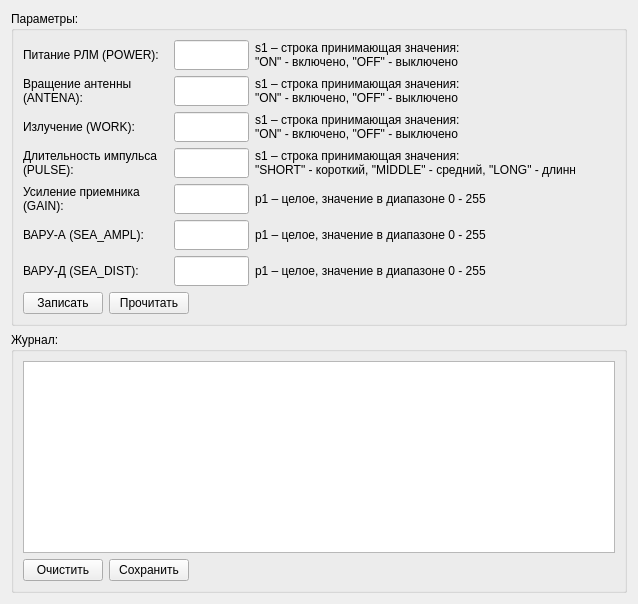
      <widget class="QWidget" name="RlmTab">
       <attribute name="title">
        <string>rlm (Состояние РЛС)</string>
       </attribute>
       <layout class="QVBoxLayout" name="verticalLayout_7">
        <item>
         <widget class="QGroupBox" name="rlmParamsGroupBox">
          <property name="title">
           <string>Параметры:</string>
          </property>
          <layout class="QVBoxLayout" name="verticalLayout">
           <item>
            <layout class="QHBoxLayout" name="rlmPowerLayout">
             <item>
              <widget class="QLabel" name="rlmPowerLabel">
               <property name="minimumSize">
                <size>
                 <width>145</width>
                 <height>30</height>
                </size>
               </property>
               <property name="maximumSize">
                <size>
                 <width>145</width>
                 <height>30</height>
                </size>
               </property>
               <property name="text">
                <string>Питание РЛМ (POWER):</string>
               </property>
              </widget>
             </item>
             <item>
              <widget class="QLineEdit" name="rlmPowerVal">
               <property name="minimumSize">
                <size>
                 <width>75</width>
                 <height>30</height>
                </size>
               </property>
               <property name="maximumSize">
                <size>
                 <width>75</width>
                 <height>30</height>
                </size>
               </property>
              </widget>
             </item>
             <item>
              <widget class="QLabel" name="rlmPowerDescr">
               <property name="minimumSize">
                <size>
                 <width>320</width>
                 <height>30</height>
                </size>
               </property>
               <property name="maximumSize">
                <size>
                 <width>320</width>
                 <height>30</height>
                </size>
               </property>
               <property name="text">
                <string>s1 – строка принимающая значения:
&quot;ON&quot; - включено, &quot;OFF&quot; - выключено</string>
               </property>
              </widget>
             </item>
             <item>
              <spacer name="rlmPowerSpacer">
               <property name="orientation">
                <enum>Qt::Horizontal</enum>
               </property>
               <property name="sizeHint" stdset="0">
                <size>
                 <width>40</width>
                 <height>20</height>
                </size>
               </property>
              </spacer>
             </item>
            </layout>
           </item>
           <item>
            <layout class="QHBoxLayout" name="rlmAntenaLayout">
             <item>
              <widget class="QLabel" name="rlmAntenaLabel">
               <property name="minimumSize">
                <size>
                 <width>145</width>
                 <height>30</height>
                </size>
               </property>
               <property name="maximumSize">
                <size>
                 <width>145</width>
                 <height>30</height>
                </size>
               </property>
               <property name="text">
                <string>Вращение антенны
(ANTENA):</string>
               </property>
              </widget>
             </item>
             <item>
              <widget class="QLineEdit" name="rlmAntenaVal">
               <property name="minimumSize">
                <size>
                 <width>75</width>
                 <height>30</height>
                </size>
               </property>
               <property name="maximumSize">
                <size>
                 <width>75</width>
                 <height>30</height>
                </size>
               </property>
              </widget>
             </item>
             <item>
              <widget class="QLabel" name="rlmAntenaDescr">
               <property name="minimumSize">
                <size>
                 <width>320</width>
                 <height>30</height>
                </size>
               </property>
               <property name="maximumSize">
                <size>
                 <width>320</width>
                 <height>30</height>
                </size>
               </property>
               <property name="text">
                <string>s1 – строка принимающая значения:
&quot;ON&quot; - включено, &quot;OFF&quot; - выключено</string>
               </property>
              </widget>
             </item>
             <item>
              <spacer name="rlmAntenaSpacer">
               <property name="orientation">
                <enum>Qt::Horizontal</enum>
               </property>
               <property name="sizeHint" stdset="0">
                <size>
                 <width>40</width>
                 <height>20</height>
                </size>
               </property>
              </spacer>
             </item>
            </layout>
           </item>
           <item>
            <layout class="QHBoxLayout" name="rlmWorkLayout">
             <item>
              <widget class="QLabel" name="rlmWorkLabel">
               <property name="minimumSize">
                <size>
                 <width>145</width>
                 <height>30</height>
                </size>
               </property>
               <property name="maximumSize">
                <size>
                 <width>145</width>
                 <height>30</height>
                </size>
               </property>
               <property name="text">
                <string>Излучение (WORK):</string>
               </property>
              </widget>
             </item>
             <item>
              <widget class="QLineEdit" name="rlmWorkVal">
               <property name="minimumSize">
                <size>
                 <width>75</width>
                 <height>30</height>
                </size>
               </property>
               <property name="maximumSize">
                <size>
                 <width>75</width>
                 <height>30</height>
                </size>
               </property>
              </widget>
             </item>
             <item>
              <widget class="QLabel" name="rlmWorkDescr">
               <property name="minimumSize">
                <size>
                 <width>320</width>
                 <height>30</height>
                </size>
               </property>
               <property name="maximumSize">
                <size>
                 <width>320</width>
                 <height>30</height>
                </size>
               </property>
               <property name="text">
                <string>s1 – строка принимающая значения:
&quot;ON&quot; - включено, &quot;OFF&quot; - выключено</string>
               </property>
              </widget>
             </item>
             <item>
              <spacer name="rlmWorkSpacer">
               <property name="orientation">
                <enum>Qt::Horizontal</enum>
               </property>
               <property name="sizeHint" stdset="0">
                <size>
                 <width>40</width>
                 <height>20</height>
                </size>
               </property>
              </spacer>
             </item>
            </layout>
           </item>
           <item>
            <layout class="QHBoxLayout" name="rlmPulseLayout">
             <item>
              <widget class="QLabel" name="rlmPulseLabel">
               <property name="minimumSize">
                <size>
                 <width>145</width>
                 <height>30</height>
                </size>
               </property>
               <property name="maximumSize">
                <size>
                 <width>145</width>
                 <height>30</height>
                </size>
               </property>
               <property name="text">
                <string>Длительность импульса
(PULSE):</string>
               </property>
              </widget>
             </item>
             <item>
              <widget class="QLineEdit" name="rlmPulseVal">
               <property name="minimumSize">
                <size>
                 <width>75</width>
                 <height>30</height>
                </size>
               </property>
               <property name="maximumSize">
                <size>
                 <width>75</width>
                 <height>30</height>
                </size>
               </property>
              </widget>
             </item>
             <item>
              <widget class="QLabel" name="rlmPulseDescr">
               <property name="minimumSize">
                <size>
                 <width>320</width>
                 <height>30</height>
                </size>
               </property>
               <property name="maximumSize">
                <size>
                 <width>320</width>
                 <height>30</height>
                </size>
               </property>
               <property name="text">
                <string>s1 – строка принимающая значения:
&quot;SHORT&quot; - короткий, &quot;MIDDLE&quot; - средний, &quot;LONG&quot; - длинный</string>
               </property>
              </widget>
             </item>
             <item>
              <spacer name="rlmPulseSpacer">
               <property name="orientation">
                <enum>Qt::Horizontal</enum>
               </property>
               <property name="sizeHint" stdset="0">
                <size>
                 <width>40</width>
                 <height>20</height>
                </size>
               </property>
              </spacer>
             </item>
            </layout>
           </item>
           <item>
            <layout class="QHBoxLayout" name="rlmGainLayout">
             <item>
              <widget class="QLabel" name="rlmGainLabel">
               <property name="minimumSize">
                <size>
                 <width>145</width>
                 <height>30</height>
                </size>
               </property>
               <property name="maximumSize">
                <size>
                 <width>145</width>
                 <height>30</height>
                </size>
               </property>
               <property name="text">
                <string>Усиление приемника
(GAIN):</string>
               </property>
              </widget>
             </item>
             <item>
              <widget class="QLineEdit" name="rlmGainVal">
               <property name="minimumSize">
                <size>
                 <width>75</width>
                 <height>30</height>
                </size>
               </property>
               <property name="maximumSize">
                <size>
                 <width>75</width>
                 <height>30</height>
                </size>
               </property>
              </widget>
             </item>
             <item>
              <widget class="QLabel" name="rlmGainDescr">
               <property name="minimumSize">
                <size>
                 <width>320</width>
                 <height>30</height>
                </size>
               </property>
               <property name="maximumSize">
                <size>
                 <width>320</width>
                 <height>30</height>
                </size>
               </property>
               <property name="text">
                <string>p1 – целое, значение в диапазоне 0 - 255</string>
               </property>
              </widget>
             </item>
             <item>
              <spacer name="rlmGainSpacer">
               <property name="orientation">
                <enum>Qt::Horizontal</enum>
               </property>
               <property name="sizeHint" stdset="0">
                <size>
                 <width>40</width>
                 <height>20</height>
                </size>
               </property>
              </spacer>
             </item>
            </layout>
           </item>
           <item>
            <layout class="QHBoxLayout" name="rlmSeaAmplLayout">
             <item>
              <widget class="QLabel" name="rlmSeaAmplLabel">
               <property name="minimumSize">
                <size>
                 <width>145</width>
                 <height>30</height>
                </size>
               </property>
               <property name="maximumSize">
                <size>
                 <width>145</width>
                 <height>30</height>
                </size>
               </property>
               <property name="text">
                <string>ВАРУ-А (SEA_AMPL):</string>
               </property>
              </widget>
             </item>
             <item>
              <widget class="QLineEdit" name="rlmSeaAmplVal">
               <property name="minimumSize">
                <size>
                 <width>75</width>
                 <height>30</height>
                </size>
               </property>
               <property name="maximumSize">
                <size>
                 <width>75</width>
                 <height>30</height>
                </size>
               </property>
              </widget>
             </item>
             <item>
              <widget class="QLabel" name="rlmSeaAmplDescr">
               <property name="minimumSize">
                <size>
                 <width>320</width>
                 <height>30</height>
                </size>
               </property>
               <property name="maximumSize">
                <size>
                 <width>320</width>
                 <height>30</height>
                </size>
               </property>
               <property name="text">
                <string>p1 – целое, значение в диапазоне 0 - 255</string>
               </property>
              </widget>
             </item>
             <item>
              <spacer name="rlmSeaAmplSpacer">
               <property name="orientation">
                <enum>Qt::Horizontal</enum>
               </property>
               <property name="sizeHint" stdset="0">
                <size>
                 <width>40</width>
                 <height>20</height>
                </size>
               </property>
              </spacer>
             </item>
            </layout>
           </item>
           <item>
            <layout class="QHBoxLayout" name="rlmSeaDistLayout">
             <item>
              <widget class="QLabel" name="rlmSeaDistLabel">
               <property name="minimumSize">
                <size>
                 <width>145</width>
                 <height>30</height>
                </size>
               </property>
               <property name="maximumSize">
                <size>
                 <width>145</width>
                 <height>30</height>
                </size>
               </property>
               <property name="text">
                <string>ВАРУ-Д (SEA_DIST):</string>
               </property>
              </widget>
             </item>
             <item>
              <widget class="QLineEdit" name="rlmSeaDistVal">
               <property name="minimumSize">
                <size>
                 <width>75</width>
                 <height>30</height>
                </size>
               </property>
               <property name="maximumSize">
                <size>
                 <width>75</width>
                 <height>30</height>
                </size>
               </property>
              </widget>
             </item>
             <item>
              <widget class="QLabel" name="rlmSeaDistDescr">
               <property name="minimumSize">
                <size>
                 <width>320</width>
                 <height>30</height>
                </size>
               </property>
               <property name="maximumSize">
                <size>
                 <width>320</width>
                 <height>30</height>
                </size>
               </property>
               <property name="text">
                <string>p1 – целое, значение в диапазоне 0 - 255</string>
               </property>
              </widget>
             </item>
             <item>
              <spacer name="rlmSeaDistSpacer">
               <property name="orientation">
                <enum>Qt::Horizontal</enum>
               </property>
               <property name="sizeHint" stdset="0">
                <size>
                 <width>40</width>
                 <height>20</height>
                </size>
               </property>
              </spacer>
             </item>
            </layout>
           </item>
           <item>
            <layout class="QHBoxLayout" name="rlmCtrlParamsLayout">
             <item>
              <widget class="QPushButton" name="rlmSetBtn">
               <property name="text">
                <string>Записать</string>
               </property>
              </widget>
             </item>
             <item>
              <widget class="QPushButton" name="rlmGetBtn">
               <property name="text">
                <string>Прочитать</string>
               </property>
              </widget>
             </item>
             <item>
              <spacer name="rlmCtrlParamsSpacer">
               <property name="orientation">
                <enum>Qt::Horizontal</enum>
               </property>
               <property name="sizeHint" stdset="0">
                <size>
                 <width>40</width>
                 <height>20</height>
                </size>
               </property>
              </spacer>
             </item>
            </layout>
           </item>
          </layout>
         </widget>
        </item>
        <item>
         <widget class="QGroupBox" name="rlmLogGroupBox">
          <property name="title">
           <string>Журнал:</string>
          </property>
          <layout class="QVBoxLayout" name="verticalLayout_6">
           <item>
            <widget class="QTextEdit" name="rlmLog"/>
           </item>
           <item>
            <layout class="QHBoxLayout" name="rlmLogLayout">
             <item>
              <widget class="QPushButton" name="rlmLogClearBtn">
               <property name="text">
                <string>Очистить</string>
               </property>
              </widget>
             </item>
             <item>
              <widget class="QPushButton" name="rlmLogSaveBtn">
               <property name="text">
                <string>Сохранить</string>
               </property>
              </widget>
             </item>
             <item>
              <spacer name="rlmLogSpacer">
               <property name="orientation">
                <enum>Qt::Horizontal</enum>
               </property>
               <property name="sizeHint" stdset="0">
                <size>
                 <width>40</width>
                 <height>20</height>
                </size>
               </property>
              </spacer>
             </item>
            </layout>
           </item>
          </layout>
         </widget>
        </item>
       </layout>
      </widget>
